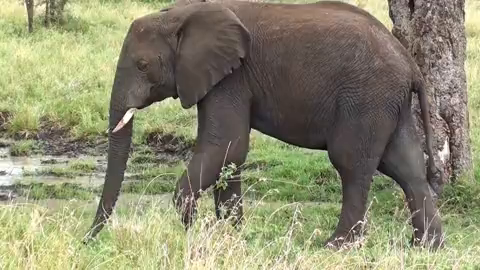
#> input picture frame 0 of split_video_up_sampling/코끼리_480_270.mp4, 480 x 270 px, given in place of the camera
$ python multi_process_split_video_up_sampling.py
#> lines starting #> are read from the running program, lines starting #| are printed output that depends on the picture
import argparse
import cv2
import numpy as np
import time
import matplotlib.pyplot as plt
from multiprocessing import Process

import upsample
import upsample_gpu

parser = argparse.ArgumentParser()
parser.add_argument('--video_name', type=str)
parser.add_argument('--partial_count', type=int, default=4)
parser.add_argument('--scale_factor', type=int, default=2)
args = parser.parse_args()

#이미지의 크기를 바꾼다.
def resize_frame(frame, scale_factor=4, interpolation=cv2.INTER_LANCZOS4):
    height, width = frame.shape[:2]
    new_width = int(width * scale_factor)
    new_height = int(height * scale_factor)

    # 프레임 크기 조정 (리사이징)
    resized_frame = cv2.resize(frame, (new_width, new_height), interpolation=interpolation)
    return resized_frame

def enhance_frame_quality_0(frame, scale_factor_1=4):

    # Step 1: Resize the image using bicubic interpolation
    resized = resize_frame(frame, scale_factor=scale_factor_1, interpolation=cv2.INTER_CUBIC)

    # Step 2: Apply a sharpening filter to enhance edges
    sharpening_kernel = np.array([[0, -1, 0],
                                   [-1, 5, -1],
                                   [0, -1, 0]])
    sharpened_frame = cv2.filter2D(resized, -1, sharpening_kernel)

    # Step 3: (Optional) Reduce noise with a bilateral filter
    enhanced_frame = cv2.bilateralFilter(sharpened_frame, d=9, sigmaColor=75, sigmaSpace=75)

    return enhanced_frame

# [26 lines left out: functions enhance_frame_quality_1, upscale_frame, not called in this run]

def partial_video_upscale(video_name, start_frame, end_frame, segment_index, new_width, new_height):
    cap = cv2.VideoCapture(video_name)

    if not cap.isOpened():
        print("캡처 실패")
        exit()

    # 동영상 라이터 초기화
    fps = int(cap.get(cv2.CAP_PROP_FPS))
    fourcc = cv2.VideoWriter_fourcc(*'mp4v')

    cap.set(cv2.CAP_PROP_POS_FRAMES, start_frame)
    out = cv2.VideoWriter(f'output_segment_{segment_index}.mp4', fourcc, fps, (new_width, new_height))

    # 분할한 프레임 만큼만 이미지 업스케일링 적용
    print(f"{segment_index}번째 세그먼트 시작")
    while cap.get(cv2.CAP_PROP_POS_FRAMES) < end_frame:
        ret, frame = cap.read()
        if not ret:
            break

        enhanced_frame = enhance_frame_quality_0(frame, args.scale_factor)

        out.write(enhanced_frame)

    print(f'{segment_index}번째 세그먼트 생성 완료')

    out.release()
    cap.release()
    cv2.destroyAllWindows()

def main(args):
    start_full_time = time.time()

    start_time = time.time()

    # 동영상 캡처 초기화
    cap = cv2.VideoCapture(args.video_name)
    total_frames = int(cap.get(cv2.CAP_PROP_FRAME_COUNT))

    segment_frames = total_frames // args.partial_count
    list_of_procs = []

    for r in range(args.partial_count):
        start_frame = r * segment_frames
        # 마지막 분할은 마지막 프레임 까지 읽도록 조건을 추가
        end_frame = (r + 1) * segment_frames if r < args.partial_count - 1 else total_frames
        p = Process(target=partial_video_upscale, args=(args.video_name, start_frame, end_frame, r + 0,
                                              int(cap.get(cv2.CAP_PROP_FRAME_WIDTH) * args.scale_factor),
                                              int(cap.get(cv2.CAP_PROP_FRAME_HEIGHT) * args.scale_factor)))
        list_of_procs.append(p)
        p.start()
#> this loop made 1 pass
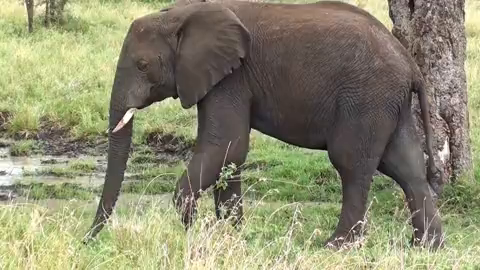
#> input picture frame 0 of split_video_up_sampling/코끼리_480_270.mp4, 480 x 270 px, given in place of the camera
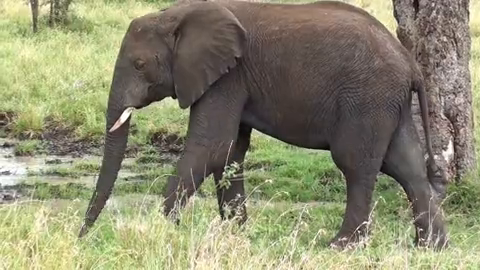
#> input picture frame 6 of split_video_up_sampling/코끼리_480_270.mp4, 480 x 270 px, given in place of the camera
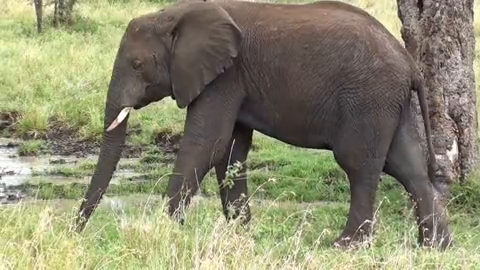
#> input picture frame 10 of split_video_up_sampling/코끼리_480_270.mp4, 480 x 270 px, given in place of the camera
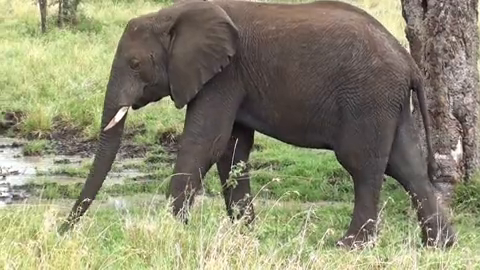
#> input picture frame 14 of split_video_up_sampling/코끼리_480_270.mp4, 480 x 270 px, given in place of the camera
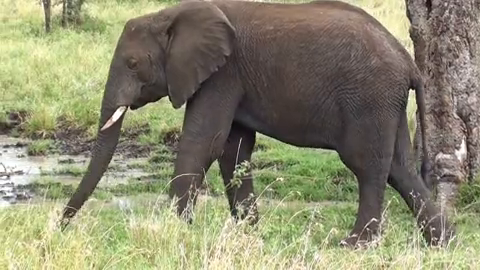
#> input picture frame 18 of split_video_up_sampling/코끼리_480_270.mp4, 480 x 270 px, given in place of the camera
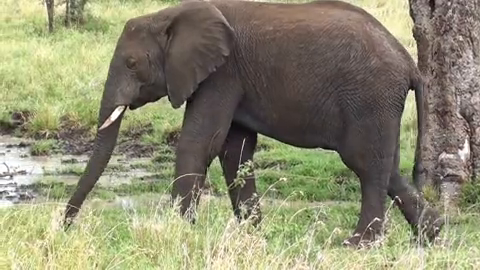
#> input picture frame 21 of split_video_up_sampling/코끼리_480_270.mp4, 480 x 270 px, given in place of the camera
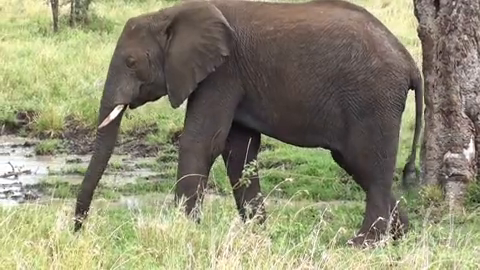
#> input picture frame 25 of split_video_up_sampling/코끼리_480_270.mp4, 480 x 270 px, given in place of the camera
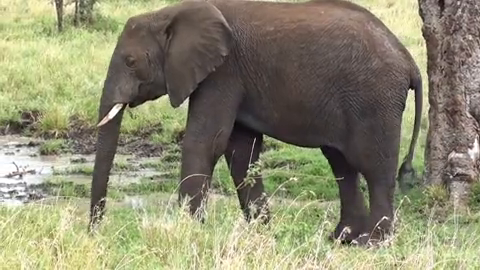
#> input picture frame 29 of split_video_up_sampling/코끼리_480_270.mp4, 480 x 270 px, given in place of the camera

    for p in list_of_procs:
        p.join()

    end_time = time.time()
    print(f"동영상 분활 후 처리까지의 실행 시간: {end_time - start_time:.5f} 초")

    # 동영상을 다시 하나로 합치기 위한 코드
    fourcc = cv2.VideoWriter_fourcc(*'mp4v')
    fps = int(cap.get(cv2.CAP_PROP_FPS))
    new_width = int(cap.get(cv2.CAP_PROP_FRAME_WIDTH) * args.scale_factor)
    new_height = int(cap.get(cv2.CAP_PROP_FRAME_HEIGHT) * args.scale_factor)
    out = cv2.VideoWriter(f'output.mp4', fourcc, fps, (new_width, new_height))
    # 분할한 영상을 다시 하나로 합침
    start_time = time.time()
    for r in range(args.partial_count):
        cap = cv2.VideoCapture(f'output_segment_{r}.mp4')
        if not cap.isOpened():
            print(f"첫 번째 동영상을 열 수 없습니다: {f'output_segment_{r}.mp4'}")
            return

        while True:
            ret, frame = cap.read()
            if not ret:
                break
            out.write(frame)

    end_time = time.time()
    end_full_time = time.time()

    print(f"동영상 합치는데 걸리는 시간: {end_time - start_time:.5f} 초")
    print(f"사용한 총 시간: {end_full_time - start_full_time:.5f} 초")

    cap.release()

if __name__ == "__main__":
    main(args)

$ run again, starting later in the video
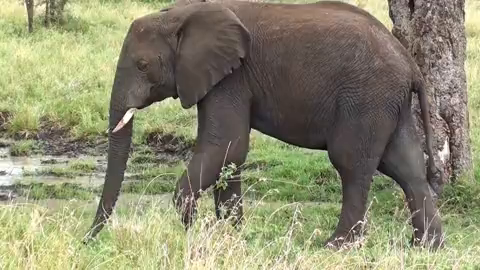
#> input picture frame 0 of split_video_up_sampling/코끼리_480_270.mp4, 480 x 270 px, given in place of the camera
#> the loop in main, `for r in range(args.partial_count):` made 1 pass
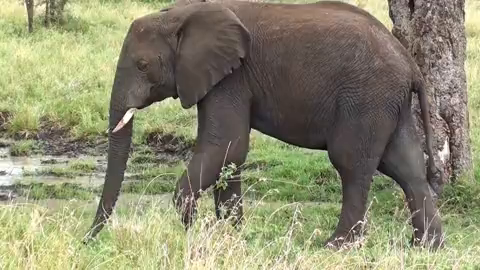
#> input picture frame 0 of split_video_up_sampling/코끼리_480_270.mp4, 480 x 270 px, given in place of the camera
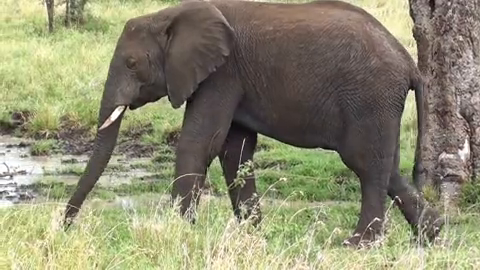
#> input picture frame 21 of split_video_up_sampling/코끼리_480_270.mp4, 480 x 270 px, given in place of the camera
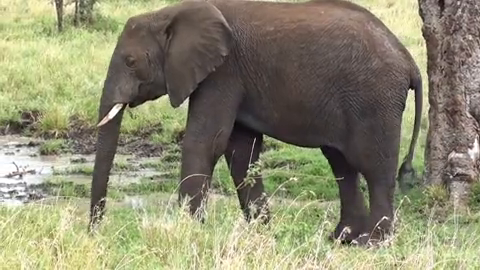
#> input picture frame 29 of split_video_up_sampling/코끼리_480_270.mp4, 480 x 270 px, given in place of the camera
